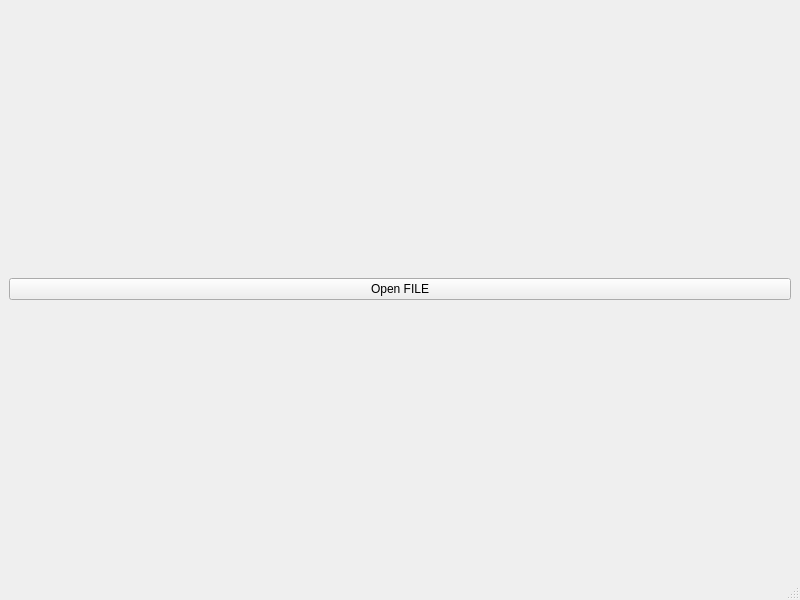
<?xml version="1.0" encoding="UTF-8"?>
<ui version="4.0">
 <class>MainWindow</class>
 <widget class="QMainWindow" name="MainWindow">
  <property name="geometry">
   <rect>
    <x>0</x>
    <y>0</y>
    <width>800</width>
    <height>600</height>
   </rect>
  </property>
  <property name="windowTitle">
   <string>MainWindow</string>
  </property>
  <widget class="QWidget" name="centralwidget">
   <layout class="QVBoxLayout" name="verticalLayout">
    <item>
     <widget class="QPushButton" name="pushButton">
      <property name="text">
       <string>Open FILE</string>
      </property>
     </widget>
    </item>
   </layout>
  </widget>
  <widget class="QMenuBar" name="menubar">
   <property name="geometry">
    <rect>
     <x>0</x>
     <y>0</y>
     <width>800</width>
     <height>21</height>
    </rect>
   </property>
  </widget>
  <widget class="QStatusBar" name="statusbar"/>
 </widget>
 <resources/>
 <connections/>
</ui>
